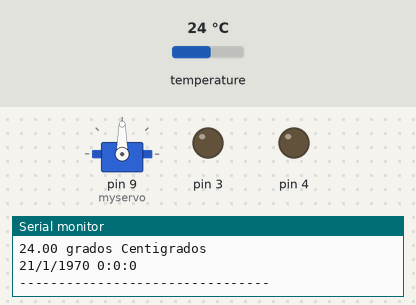
Bench run of a sketch on a simulated Arduino Uno, built with avr-gcc and run on an emulated ATmega328P. Parts: servo, output pins drawn as LEDs (lit = HIGH), the last lines printed to the serial monitor. Inputs (shaded band) come from the test bench; at power-on: temperature 24 °C.

Above: at 1.3 s.
1.4 s: temperature set to 37.5 °C
2.9 s: temperature set to 38.6 °C
At 4.4 s:
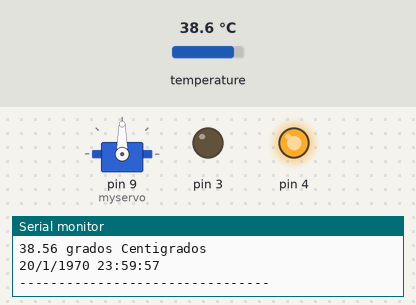
4.7 s: temperature set to 12 °C
At 5.9 s:
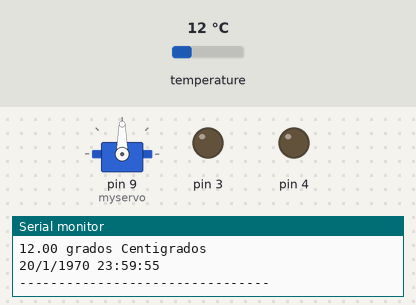
6.2 s: temperature set to 41 °C
At 7.4 s:
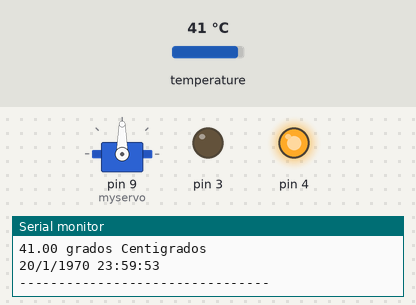
Timing chart, 0 to 8.7 s (numbered marks = the images above; inputs shaded):
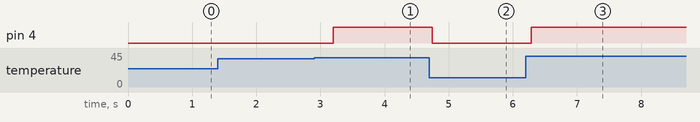

The sketch:

Incubadora.ino
```cpp
#include <Time.h>
#include<TimeLib.h>
#include <Servo.h>
#include <TimeAlarms.h>
#include <OneWire.h> //Se importan las librerías
#include <DallasTemperature.h>
#define Pin 2 //Se declara el pin donde se conectará la DATA

Servo myservo;  // create servo object to control a servo
  time_t T0 ;
OneWire ourWire(Pin); //Se establece el pin declarado como bus para la comunicación OneWire

DallasTemperature sensors(&ourWire); //Se instancia la librería DallasTemperature
void setup()
{
  Serial.begin(115200);
  myservo.attach(9);  // attaches the servo on pin 9 to the servo object
  pinMode(3,OUTPUT);
pinMode(4,OUTPUT);
sensors.begin();
  myservo.write(90);
  delay(100);
}

void loop()
{
sensors.requestTemperatures(); //Prepara el sensor para la lectura
float tempe= sensors.getTempCByIndex(0);
Serial.print(tempe); //Se lee e imprime la temperatura en grados Celsius
Serial.println(" grados Centigrados");


  time_t t= now();
   T0 = SetFecha(1970, 1, 21, 0, 0, 0);
  // printFecha(T0) ;

   printFecha(T0 - t);
   Serial.println("--------------------------------");
   time_t H =  T0 - t ;
/*
   Serial.print(String(year(H )- 1970)+" años,"  + String(month(H)-1 )+" meses,");
   Serial.println(String(day(H))+ " dias," + String(hour(H))+ " horas");
   Serial.println("--------------------------------");
*/

if (H >= 345600){
  digitalWrite(3,LOW);
}
  Alarm.timerRepeat(7200, Repeats);
if (tempe <= 37.8){
  digitalWrite(4,LOW);
}
if (tempe >= 37.8){
  digitalWrite(4,HIGH);
}

}

time_t SetFecha(int y, int m, int d, int h, int mi, int s  )

{  tmElements_t Fecha ;
   Fecha.Second = s;
   Fecha.Minute = mi;
   Fecha.Hour = h;
   Fecha.Day = d ;
   Fecha.Month = m ;
   Fecha.Year = y -1970 ;

   return makeTime(Fecha);
 }

void Repeats() {
  myservo.write(90);
  delay(200);
  myservo.write(40);
  delay(200);
  myservo.write(90);
  delay(200);
  myservo.write(130);
  delay(200);
  myservo.write(90);
  delay(200);
}

void printFecha(time_t t)

{ Serial.print(day(t));
  Serial.print(+ "/") ;
  Serial.print(month(t));
  Serial.print(+ "/") ;
  Serial.print(year(t));
  Serial.print( " ") ;
  Serial.print(hour(t));
  Serial.print(+ ":") ;
  Serial.print(minute(t));
  Serial.print(":") ;
  Serial.println(second(t));
  delay(1);
}
```

Measured:
- the behaviour switches between 37.8 and 37.9 °C on temperature (found by bisection; images 0 and 1)
- after the input at 2.9 s, pin 4: LOW → HIGH after 0.30 s
- after the input at 4.7 s, pin 4: HIGH → LOW at once
- after the input at 6.2 s, pin 4: LOW → HIGH after 0.09 s
